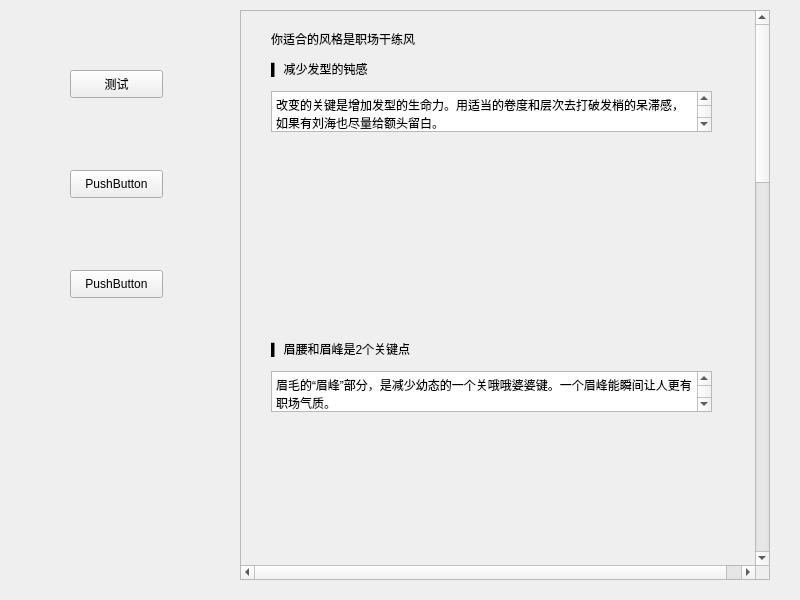
<?xml version="1.0" encoding="UTF-8"?>
<ui version="4.0">
 <class>w_b_r</class>
 <widget class="QWidget" name="w_b_r">
  <property name="geometry">
   <rect>
    <x>0</x>
    <y>0</y>
    <width>800</width>
    <height>600</height>
   </rect>
  </property>
  <property name="minimumSize">
   <size>
    <width>800</width>
    <height>600</height>
   </size>
  </property>
  <property name="windowTitle">
   <string>Form</string>
  </property>
  <widget class="QScrollArea" name="scrollArea">
   <property name="geometry">
    <rect>
     <x>240</x>
     <y>10</y>
     <width>530</width>
     <height>570</height>
    </rect>
   </property>
   <property name="verticalScrollBarPolicy">
    <enum>Qt::ScrollBarAlwaysOn</enum>
   </property>
   <property name="horizontalScrollBarPolicy">
    <enum>Qt::ScrollBarAlwaysOn</enum>
   </property>
   <property name="widgetResizable">
    <bool>false</bool>
   </property>
   <widget class="QWidget" name="scrollAreaWidgetContents">
    <property name="geometry">
     <rect>
      <x>0</x>
      <y>-1058</y>
      <width>530</width>
      <height>1850</height>
     </rect>
    </property>
    <property name="minimumSize">
     <size>
      <width>400</width>
      <height>1850</height>
     </size>
    </property>
    <widget class="QLabel" name="label">
     <property name="geometry">
      <rect>
       <x>30</x>
       <y>20</y>
       <width>291</width>
       <height>16</height>
      </rect>
     </property>
     <property name="text">
      <string>你适合的风格是职场干练风</string>
     </property>
    </widget>
    <widget class="QLabel" name="label_2">
     <property name="geometry">
      <rect>
       <x>30</x>
       <y>50</y>
       <width>201</width>
       <height>16</height>
      </rect>
     </property>
     <property name="text">
      <string>▍ 减少发型的钝感</string>
     </property>
    </widget>
    <widget class="QTextBrowser" name="textBrowser">
     <property name="geometry">
      <rect>
       <x>30</x>
       <y>80</y>
       <width>441</width>
       <height>41</height>
      </rect>
     </property>
     <property name="html">
      <string>&lt;!DOCTYPE HTML PUBLIC &quot;-//W3C//DTD HTML 4.0//EN&quot; &quot;http://www.w3.org/TR/REC-html40/strict.dtd&quot;&gt;
&lt;html&gt;&lt;head&gt;&lt;meta name=&quot;qrichtext&quot; content=&quot;1&quot; /&gt;&lt;style type=&quot;text/css&quot;&gt;
p, li { white-space: pre-wrap; }
&lt;/style&gt;&lt;/head&gt;&lt;body style=&quot; font-family:'SimSun'; font-size:9pt; font-weight:400; font-style:normal;&quot;&gt;
&lt;p style=&quot; margin-top:0px; margin-bottom:0px; margin-left:0px; margin-right:0px; -qt-block-indent:0; text-indent:0px;&quot;&gt;改变的关键是增加发型的生命力。用适当的卷度和层次去打破发梢的呆滞感，如果有刘海也尽量给额头留白。&lt;/p&gt;&lt;/body&gt;&lt;/html&gt;</string>
     </property>
    </widget>
    <widget class="QLabel" name="label_3">
     <property name="geometry">
      <rect>
       <x>30</x>
       <y>130</y>
       <width>441</width>
       <height>181</height>
      </rect>
     </property>
     <property name="text">
      <string/>
     </property>
    </widget>
    <widget class="QLabel" name="label_4">
     <property name="geometry">
      <rect>
       <x>30</x>
       <y>330</y>
       <width>201</width>
       <height>16</height>
      </rect>
     </property>
     <property name="text">
      <string>▍ 眉腰和眉峰是2个关键点</string>
     </property>
    </widget>
    <widget class="QTextBrowser" name="textBrowser_3">
     <property name="geometry">
      <rect>
       <x>30</x>
       <y>360</y>
       <width>441</width>
       <height>41</height>
      </rect>
     </property>
     <property name="html">
      <string>&lt;!DOCTYPE HTML PUBLIC &quot;-//W3C//DTD HTML 4.0//EN&quot; &quot;http://www.w3.org/TR/REC-html40/strict.dtd&quot;&gt;
&lt;html&gt;&lt;head&gt;&lt;meta name=&quot;qrichtext&quot; content=&quot;1&quot; /&gt;&lt;style type=&quot;text/css&quot;&gt;
p, li { white-space: pre-wrap; }
&lt;/style&gt;&lt;/head&gt;&lt;body style=&quot; font-family:'SimSun'; font-size:9pt; font-weight:400; font-style:normal;&quot;&gt;
&lt;p style=&quot; margin-top:0px; margin-bottom:0px; margin-left:0px; margin-right:0px; -qt-block-indent:0; text-indent:0px;&quot;&gt;眉毛的“眉峰”部分，是减少幼态的一个关哦哦婆婆键。一个眉峰能瞬间让人更有职场气质。&lt;/p&gt;&lt;/body&gt;&lt;/html&gt;</string>
     </property>
    </widget>
    <widget class="QLabel" name="label_5">
     <property name="geometry">
      <rect>
       <x>30</x>
       <y>410</y>
       <width>441</width>
       <height>211</height>
      </rect>
     </property>
     <property name="text">
      <string/>
     </property>
    </widget>
    <widget class="QLabel" name="label_6">
     <property name="geometry">
      <rect>
       <x>30</x>
       <y>640</y>
       <width>281</width>
       <height>16</height>
      </rect>
     </property>
     <property name="text">
      <string>▍ 眼妆不要只增加高度</string>
     </property>
    </widget>
    <widget class="QTextBrowser" name="textBrowser_2">
     <property name="geometry">
      <rect>
       <x>30</x>
       <y>670</y>
       <width>441</width>
       <height>41</height>
      </rect>
     </property>
     <property name="html">
      <string>&lt;!DOCTYPE HTML PUBLIC &quot;-//W3C//DTD HTML 4.0//EN&quot; &quot;http://www.w3.org/TR/REC-html40/strict.dtd&quot;&gt;
&lt;html&gt;&lt;head&gt;&lt;meta name=&quot;qrichtext&quot; content=&quot;1&quot; /&gt;&lt;style type=&quot;text/css&quot;&gt;
p, li { white-space: pre-wrap; }
&lt;/style&gt;&lt;/head&gt;&lt;body style=&quot; font-family:'SimSun'; font-size:9pt; font-weight:400; font-style:normal;&quot;&gt;
&lt;p style=&quot; margin-top:0px; margin-bottom:0px; margin-left:0px; margin-right:0px; -qt-block-indent:0; text-indent:0px;&quot;&gt;眼睛的线条圆还是尖，看的是开口和弧度大小。尖线条的眼睛更容易给人留下有气场的印象。&lt;/p&gt;&lt;/body&gt;&lt;/html&gt;</string>
     </property>
    </widget>
    <widget class="QLabel" name="label_7">
     <property name="geometry">
      <rect>
       <x>30</x>
       <y>720</y>
       <width>411</width>
       <height>181</height>
      </rect>
     </property>
     <property name="text">
      <string/>
     </property>
    </widget>
    <widget class="QLabel" name="label_8">
     <property name="geometry">
      <rect>
       <x>30</x>
       <y>920</y>
       <width>311</width>
       <height>16</height>
      </rect>
     </property>
     <property name="text">
      <string>▍ 改变唇峰线条&amp;嘴角线条</string>
     </property>
    </widget>
    <widget class="QTextBrowser" name="textBrowser_4">
     <property name="geometry">
      <rect>
       <x>30</x>
       <y>950</y>
       <width>441</width>
       <height>41</height>
      </rect>
     </property>
     <property name="html">
      <string>&lt;!DOCTYPE HTML PUBLIC &quot;-//W3C//DTD HTML 4.0//EN&quot; &quot;http://www.w3.org/TR/REC-html40/strict.dtd&quot;&gt;
&lt;html&gt;&lt;head&gt;&lt;meta name=&quot;qrichtext&quot; content=&quot;1&quot; /&gt;&lt;style type=&quot;text/css&quot;&gt;
p, li { white-space: pre-wrap; }
&lt;/style&gt;&lt;/head&gt;&lt;body style=&quot; font-family:'SimSun'; font-size:9pt; font-weight:400; font-style:normal;&quot;&gt;
&lt;p style=&quot; margin-top:0px; margin-bottom:0px; margin-left:0px; margin-right:0px; -qt-block-indent:0; text-indent:0px;&quot;&gt;圆唇、薄唇、嘴巴太小可能是很多人想要改变的唇形。稍宽一点的，厚度适中的唇形会更有优雅亲和的知性感。&lt;/p&gt;&lt;/body&gt;&lt;/html&gt;</string>
     </property>
    </widget>
    <widget class="QLabel" name="label_9">
     <property name="geometry">
      <rect>
       <x>30</x>
       <y>1000</y>
       <width>441</width>
       <height>201</height>
      </rect>
     </property>
     <property name="text">
      <string/>
     </property>
    </widget>
    <widget class="QLabel" name="label_10">
     <property name="geometry">
      <rect>
       <x>260</x>
       <y>1240</y>
       <width>211</width>
       <height>20</height>
      </rect>
     </property>
     <property name="text">
      <string>▍ 选款上增加一点冷元素</string>
     </property>
    </widget>
    <widget class="QTextBrowser" name="textBrowser_5">
     <property name="geometry">
      <rect>
       <x>250</x>
       <y>1290</y>
       <width>221</width>
       <height>81</height>
      </rect>
     </property>
     <property name="html">
      <string>&lt;!DOCTYPE HTML PUBLIC &quot;-//W3C//DTD HTML 4.0//EN&quot; &quot;http://www.w3.org/TR/REC-html40/strict.dtd&quot;&gt;
&lt;html&gt;&lt;head&gt;&lt;meta name=&quot;qrichtext&quot; content=&quot;1&quot; /&gt;&lt;style type=&quot;text/css&quot;&gt;
p, li { white-space: pre-wrap; }
&lt;/style&gt;&lt;/head&gt;&lt;body style=&quot; font-family:'SimSun'; font-size:9pt; font-weight:400; font-style:normal;&quot;&gt;
&lt;p style=&quot; margin-top:0px; margin-bottom:0px; margin-left:0px; margin-right:0px; -qt-block-indent:0; text-indent:0px;&quot;&gt;在暖的基础上，给款式增加一点冷的元素。这个冷要冷在版型，暖在材质。也就是线条利落，但材质柔软。&lt;/p&gt;&lt;/body&gt;&lt;/html&gt;</string>
     </property>
    </widget>
    <widget class="QLabel" name="label_11">
     <property name="geometry">
      <rect>
       <x>30</x>
       <y>1220</y>
       <width>211</width>
       <height>251</height>
      </rect>
     </property>
     <property name="text">
      <string/>
     </property>
    </widget>
    <widget class="QLabel" name="label_12">
     <property name="geometry">
      <rect>
       <x>30</x>
       <y>1490</y>
       <width>251</width>
       <height>16</height>
      </rect>
     </property>
     <property name="text">
      <string>▍ 在样式上学会做减法</string>
     </property>
    </widget>
    <widget class="QTextBrowser" name="textBrowser_6">
     <property name="geometry">
      <rect>
       <x>30</x>
       <y>1520</y>
       <width>441</width>
       <height>51</height>
      </rect>
     </property>
     <property name="html">
      <string>&lt;!DOCTYPE HTML PUBLIC &quot;-//W3C//DTD HTML 4.0//EN&quot; &quot;http://www.w3.org/TR/REC-html40/strict.dtd&quot;&gt;
&lt;html&gt;&lt;head&gt;&lt;meta name=&quot;qrichtext&quot; content=&quot;1&quot; /&gt;&lt;style type=&quot;text/css&quot;&gt;
p, li { white-space: pre-wrap; }
&lt;/style&gt;&lt;/head&gt;&lt;body style=&quot; font-family:'SimSun'; font-size:9pt; font-weight:400; font-style:normal;&quot;&gt;
&lt;p style=&quot; margin-top:0px; margin-bottom:0px; margin-left:0px; margin-right:0px; -qt-block-indent:0; text-indent:0px;&quot;&gt;选款的时候，利用率最高的一定是基本款和有一点小设计的基本款，装饰物和元素一定不要太多，不然容易丧失质感。&lt;/p&gt;&lt;/body&gt;&lt;/html&gt;</string>
     </property>
    </widget>
    <widget class="QLabel" name="label_13">
     <property name="geometry">
      <rect>
       <x>30</x>
       <y>1590</y>
       <width>441</width>
       <height>201</height>
      </rect>
     </property>
     <property name="text">
      <string/>
     </property>
    </widget>
   </widget>
  </widget>
  <widget class="QPushButton" name="pushButton">
   <property name="geometry">
    <rect>
     <x>70</x>
     <y>70</y>
     <width>93</width>
     <height>28</height>
    </rect>
   </property>
   <property name="text">
    <string>测试</string>
   </property>
  </widget>
  <widget class="QPushButton" name="pushButton_2">
   <property name="geometry">
    <rect>
     <x>70</x>
     <y>170</y>
     <width>93</width>
     <height>28</height>
    </rect>
   </property>
   <property name="text">
    <string>PushButton</string>
   </property>
  </widget>
  <widget class="QPushButton" name="pushButton_3">
   <property name="geometry">
    <rect>
     <x>70</x>
     <y>270</y>
     <width>93</width>
     <height>28</height>
    </rect>
   </property>
   <property name="text">
    <string>PushButton</string>
   </property>
  </widget>
 </widget>
 <resources/>
 <connections/>
</ui>
